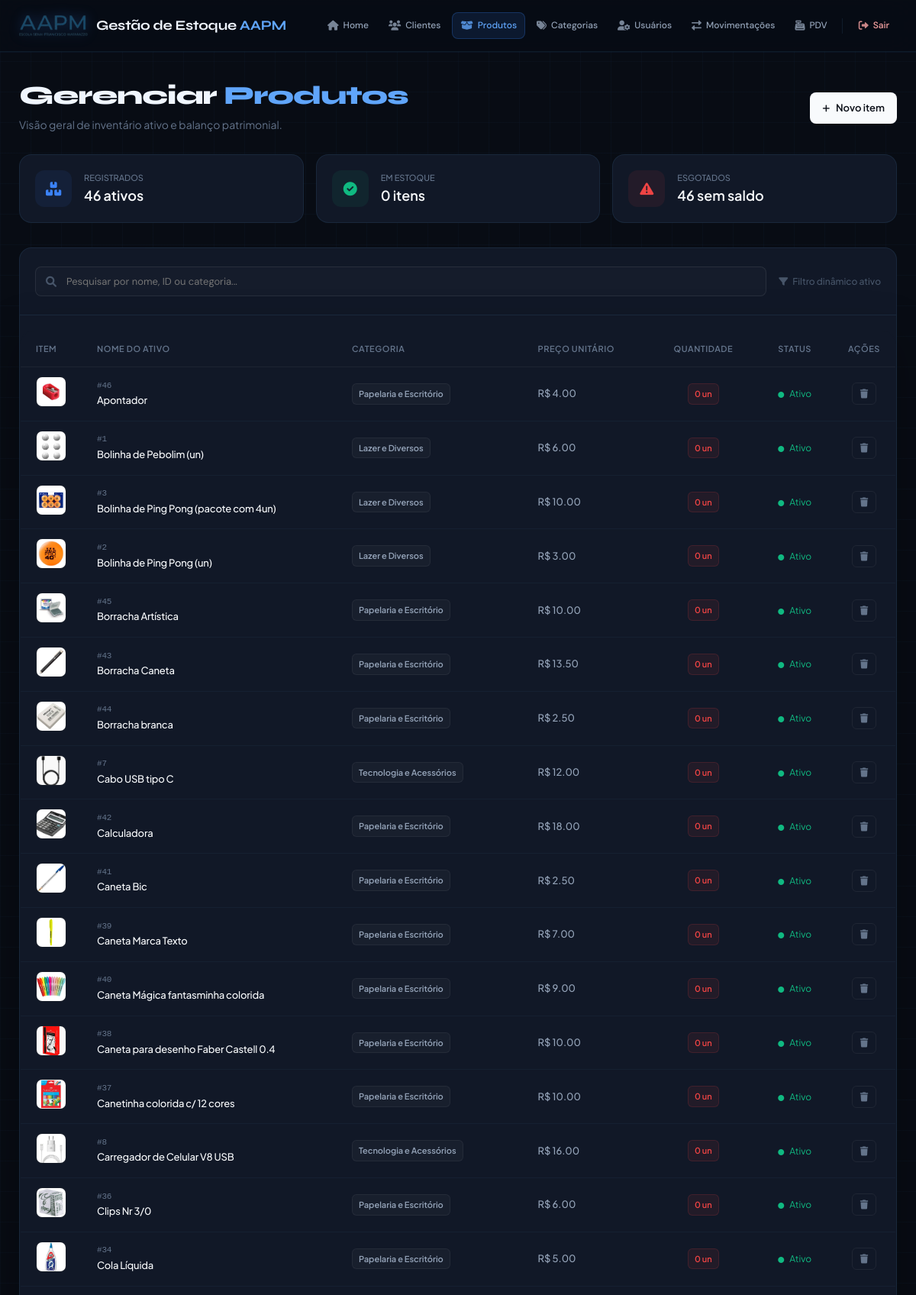
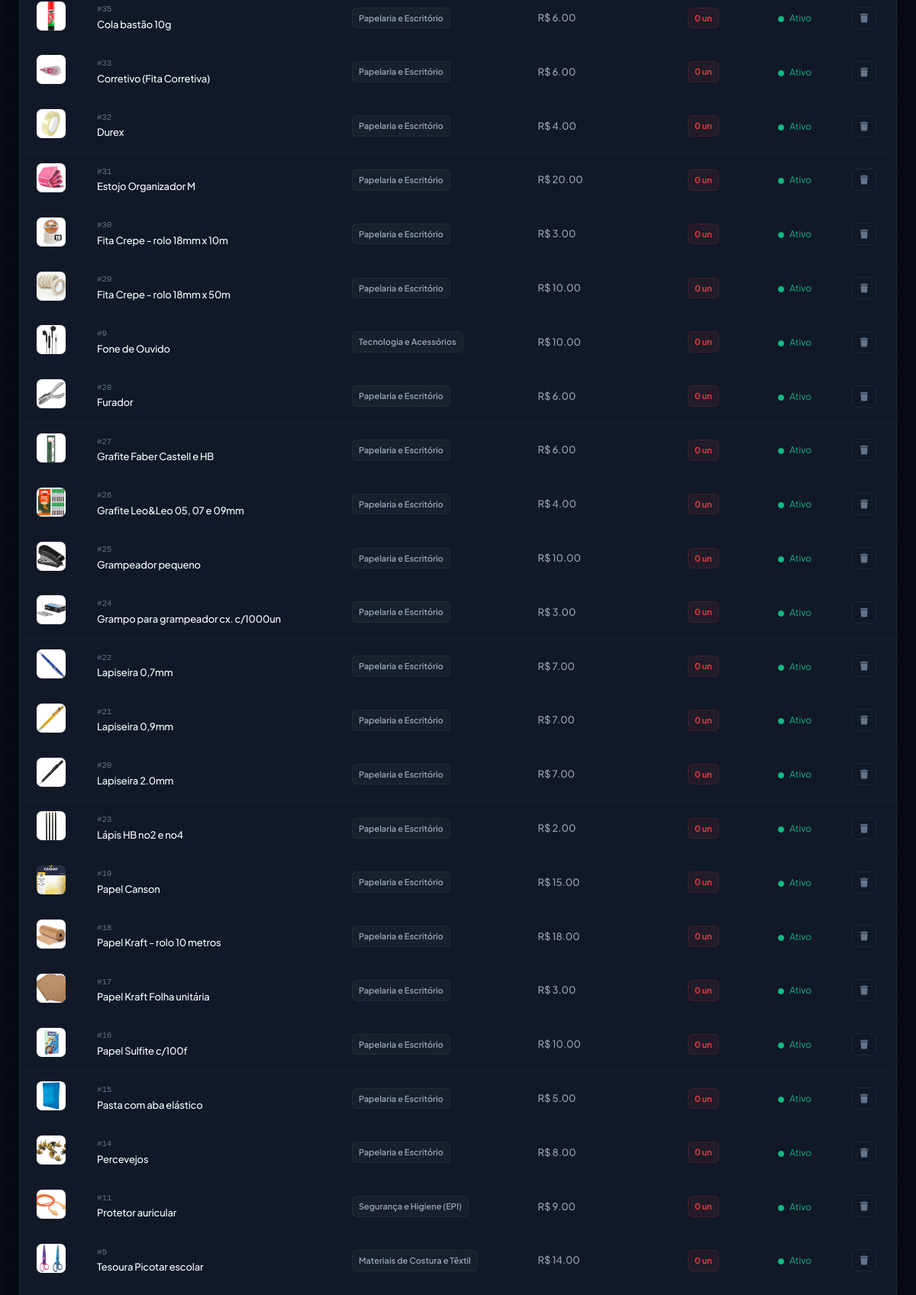
/produtos/ (signed in, upper part), run on the app's committed database (2 pictures, top to bottom).
### app/models/produto.py (models this page shows, shortened)
class Produto(Base):
    __tablename__ = "produtos"
    id = Column(Integer, primary_key=True, autoincrement=True, index=True)
    nome = Column(String(150), nullable=False, index=True, unique=True)
    preco = Column(Float, nullable=False, default=0.0)
    ativo = Column(Boolean, default=True)
    imagem_path = Column(String(255), nullable=True)
    categoria_id = Column(Integer, ForeignKey("categorias.id", ondelete="SET NULL"), nullable=True)
    categoria = relationship("Categoria", back_populates="produtos")
    variacoes = relationship("Variacao", back_populates="produto", cascade="all, delete-orphan")

### app/models/categoria.py (models this page shows, shortened)
class Categoria(Base):
    __tablename__ = "categorias"
    id = Column(Integer, primary_key=True, index=True)
    nome = Column(String(50), unique=True, nullable=False)
    descricao = Column(String(255), nullable=True)
    ativa = Column(Boolean, default=True)
    produtos = relationship("Produto", back_populates="categoria")

### app/controllers/produto_controller.py (the view)
@router.get("/")
def listar_produtos(
    request: Request,
    busca: str = "",
    categoria_id: int = 0,       # 0 = todas as categorias
    db: Session = Depends(get_db),
    usuario = Depends(get_usuario_logado)
):
    query = db.query(Produto).filter(Produto.ativo == True)
    if busca:
        query = query.filter(Produto.nome.ilike(f"%{busca}%"))
    if categoria_id:
        query = query.filter(Produto.categoria_id == categoria_id)
    produtos    = query.order_by(Produto.nome).all()
    categorias  = db.query(Categoria).filter(Categoria.ativa == True).all()
    return templates.TemplateResponse(
        request,
        "produtos/index.html",
        {
            "request":      request,
            "usuario":      usuario,
            "produtos":     produtos,
            "categorias":   categorias,
            "busca":        busca,
            "categoria_id": categoria_id,
        }
    )

### app/templates/produtos/index.html (shortened to what this page needs)
{% extends "base.html" %}
{% block content %}
<link rel="stylesheet" href="https://cdnjs.cloudflare.com/ajax/libs/font-awesome/6.0.0/css/all.min.css">
<div class="page-wrapper">
    <div class="catalog-container">
        <div style="display: flex; justify-content: space-between; align-items: center; margin-bottom: 28px;">
            <div>
                <h1
                    style="font-family: 'Syne', sans-serif; font-size: 34px; font-weight: 800; letter-spacing: -1px; color: #f0f6ff; margin: 0 0 10px 0; line-height: 1;">
                    Gerenciar <span style="color: #60a5fa;">Produtos</span>
                </h1>
                <p style="color: #64748b; font-size: 14px; margin: 0;">
                    Visão geral de inventário ativo e balanço patrimonial.
                </p>
            </div>
            <a href="/produtos/novo" class="btn-add">
                <i class="fas fa-plus" style="font-size: 11px;"></i>
                <span>Novo item</span>
            </a>
        </div>
        {% set total_itens = produtos|length %}
        {% set de_fora = namespace(qtd=0) %}
        {% for p in produtos %}{% if (p.estoque_atual|default(0)) == 0 %}{% set de_fora.qtd = de_fora.qtd + 1 %}{% endif
        %}{% endfor %}
        <div class="metrics-grid">
            <div class="metric-card">
                <div class="metric-icon" style="background: rgba(59, 130, 246, 0.08); color: #3b82f6;"><i
                        class="fas fa-boxes-stacked"></i></div>
                <div>
                    <span
                        style="display: block; color: #64748b; font-size: 11px; text-transform: uppercase; font-weight: 500;">Registrados</span>
                    <strong style="color: #f8fafc; font-size: 18px; font-weight: 600;">{{ total_itens }} ativos</strong>
                </div>
            </div>
            <div class="metric-card">
                <div class="metric-icon" style="background: rgba(16, 185, 129, 0.08); color: #10b981;"><i
                        class="fas fa-circle-check"></i></div>
                <div>
                    <span
                        style="display: block; color: #64748b; font-size: 11px; text-transform: uppercase; font-weight: 500;">Em
                        Estoque</span>
                    <strong style="color: #f8fafc; font-size: 18px; font-weight: 600;">{{ total_itens - de_fora.qtd }}
                        itens</strong>
                </div>
            </div>
            <div class="metric-card">
                <div class="metric-icon" style="background: rgba(239, 68, 68, 0.08); color: #ef4444;"><i
                        class="fas fa-triangle-exclamation"></i></div>
                <div>
                    <span
                        style="display: block; color: #64748b; font-size: 11px; text-transform: uppercase; font-weight: 500;">Esgotados</span>
                    <strong style="color: #f8fafc; font-size: 18px; font-weight: 600;">{{ de_fora.qtd }} sem
                        saldo</strong>
                </div>
            </div>
        </div>
        <div class="search-bar-container">
            <div class="search-wrapper">
                <i class="fas fa-magnifying-glass"></i>
                <input type="text" id="tableSearch" class="search-input"
                    placeholder="Pesquisar por nome, ID ou categoria...">
            </div>
            <div style="color: #475569; font-size: 12px; font-weight: 500;">
                <i class="fas fa-filter" style="margin-right: 4px;"></i> Filtro dinâmico ativo
            </div>
        </div>
        <div class="table-card">
            <div style="overflow-x: auto;">
                <table class="custom-table" id="productsTable">
                    <thead>
                        <tr>
                            <th style="width: 70px;">Item</th>
                            <th>Nome do Ativo</th>
                            <th>Categoria</th>
                            <th>Preço Unitário</th>
                            <th style="text-align: center;">Quantidade</th>
                            <th style="text-align: center;">Status</th>
                            <th style="text-align: center; width: 80px;" onclick="event.stopPropagation();">Ações</th>
                        </tr>
                    </thead>
                    <tbody>
                        {% for produto in produtos %}
                        <tr class="prod-row" onclick="window.location.href='/produtos/{{ produto.id }}/editar'">
                            <td>
                                <img src="{{ produto.imagem_url }}" alt="{{ produto.nome }}"
                                    style="width: 40px; height: 40px; border-radius: 8px; object-fit: cover; border: 1px solid rgba(255,255,255,0.05); background: rgba(0,0,0,0.2);">
                            </td>
                            <td style="font-weight: 500; letter-spacing: -0.2px;">
                                <span
                                    style="color: #64748b; font-size: 11px; font-family: monospace; display: block;">#{{
                                    produto.id }}</span>
                                {{ produto.nome }}
                            </td>
                            <td>
                                <span class="badge badge-category">
                                    {% if produto.categoria %}{{ produto.categoria.nome }}{% else %}—{% endif %}
                                </span>
                            </td>
                            <td style="color: #94a3b8; font-weight: 500;">
                                R$ {{ "%.2f"|format(produto.preco) }}
                            </td>
                            <td style="text-align: center;">
                                {% if (produto.estoque_atual | default(0)) == 0 %}
                                <span class="badge badge-danger">0 un</span>
                                {% elif (produto.estoque_atual | default(0)) < 10 %} <span class="badge badge-warning">
                                    {{ produto.estoque_atual }} un</span>
                                    {% else %}
                                    <span class="badge badge-success">{{ produto.estoque_atual }} un</span>
                                    {% endif %}
                            </td>
                            <td style="text-align: center;">
                                {% if produto.ativo %}
                                <span style="color: #10b981; font-size: 12px;"><i class="fas fa-circle"
                                        style="font-size: 8px; margin-right: 5px;"></i> Ativo</span>
                                {% else %}
                                <span style="color: #64748b; font-size: 12px;"><i class="fas fa-circle"
                                        style="font-size: 8px; margin-right: 5px;"></i> Inativo</span>
                                {% endif %}
                            </td>
                            <td style="text-align: center;" onclick="event.stopPropagation();">
                                <div style="display: inline-flex; gap: 6px;">
                                    <form method="POST" action="/produtos/{{ produto.id }}/desativar"
                                        style="display: inline;">
                                        <button type="submit" class="btn-action-disable" title="Remover item"
                                            onclick="return confirm('Tem certeza que deseja remover este produto da lista? Ele será desativado, mas o registro será mantido.');">
                                            <i class="fas fa-trash"></i>
                                        </button>
                                    </form>
                                </div>
                            </td>
                        </tr>
                        {% endfor %}
                    </tbody>
                </table>
            </div>
        </div>
    </div>
</div>
{% endblock %}

### app/templates/base.html (style rules this page uses)
:root { --bg-base: #080c14; --bg-surface: #0d1320; --bg-card: #111827; --bg-card-hover: #161f30; --border: rgba(99, 179, 237, 0.1); --border-hover: rgba(99, 179, 237, 0.28); --accent: #3b82f6; --accent-glow: rgba(59, 130, 246, 0.35); --accent-light: #60a5fa; --red: #ef4444; --red-glow: rgba(239, 68, 68, 0.3); --text-primary: #f0f6ff; --text-secondary:#94a3b8; --text-muted: #475569; --header-h: 68px; --radius: 12px; --radius-lg: 18px; --transition: 0.22s cubic-bezier(0.4, 0, 0.2, 1); --senai-blue: #0054a6; --senai-yellow: #ffcb05; }
*, *::before, *::after { margin: 0; padding: 0; box-sizing: border-box; }
html { scroll-behavior: smooth; }
body { font-family: 'DM Sans', sans-serif; background-color: var(--bg-base); color: var(--text-primary); line-height: 1.6; min-height: 100vh; display: flex; flex-direction: column; background-image: linear-gradient(rgba(59,130,246,0.03) 1px, transparent 1px), linear-gradient(90deg, rgba(59,130,246,0.03) 1px, transparent 1px); background-size: 40px 40px; }
h1 { font-family: 'Syne', sans-serif; font-size: 18px; font-weight: 700; letter-spacing: -0.3px; color: var(--text-primary); white-space: nowrap; }
h1 span { color: var(--accent-light); }
button, .btn { font-family: 'DM Sans', sans-serif; background: var(--accent); color: #fff; padding: 10px 22px; border: none; border-radius: 8px; cursor: pointer; font-weight: 600; font-size: 14px; transition: all var(--transition); position: relative; overflow: hidden; }
input, textarea, select { width: 100%; padding: 10px 14px; margin: 8px 0; background: var(--bg-card); border: 1px solid var(--border); border-radius: 8px; color: var(--text-primary); font-family: 'DM Sans', sans-serif; font-size: 14px; transition: border-color var(--transition), box-shadow var(--transition); outline: none; }
table { width: 100%; border-collapse: collapse; background: var(--bg-card); margin: 20px 0; border-radius: var(--radius-lg); overflow: hidden; border: 1px solid var(--border); }
table th { background: rgba(59, 130, 246, 0.08); color: var(--accent-light); padding: 14px 18px; text-align: left; font-size: 11px; font-weight: 700; text-transform: uppercase; letter-spacing: 0.08em; border-bottom: 1px solid var(--border); }
table td { padding: 13px 18px; border-bottom: 1px solid rgba(99, 179, 237, 0.05); color: var(--text-secondary); font-size: 14px; }
main > * { animation: fadeUp 0.4s ease both; }

### data on the page
Produto: imagem_url (picture), id "46", nome "Apontador", categoria.nome "Papelaria e Escritório", preco "4.00", shows "0 un", ativo True (drawn)
Produto: imagem_url (picture), id "1", nome "Bolinha de Pebolim (un)", categoria.nome "Lazer e Diversos", preco "6.00", shows "0 un", ativo True (drawn)
Produto: imagem_url (picture), id "3", nome "Bolinha de Ping Pong (pacote com 4un)", categoria.nome "Lazer e Diversos", preco "10.00", shows "0 un", ativo True (drawn)
Produto: imagem_url (picture), id "2", nome "Bolinha de Ping Pong (un)", categoria.nome "Lazer e Diversos", preco "3.00", shows "0 un", ativo True (drawn)
Produto: imagem_url (picture), id "45", nome "Borracha Artística", categoria.nome "Papelaria e Escritório", preco "10.00", shows "0 un", ativo True (drawn)
Produto: imagem_url (picture), id "43", nome "Borracha Caneta", categoria.nome "Papelaria e Escritório", preco "13.50", shows "0 un", ativo True (drawn)
Produto: imagem_url (picture), id "44", nome "Borracha branca", categoria.nome "Papelaria e Escritório", preco "2.50", shows "0 un", ativo True (drawn)
Produto: imagem_url (picture), id "7", nome "Cabo USB tipo C", categoria.nome "Tecnologia e Acessórios", preco "12.00", shows "0 un", ativo True (drawn)
Produto: imagem_url (picture), id "42", nome "Calculadora", categoria.nome "Papelaria e Escritório", preco "18.00", shows "0 un", ativo True (drawn)
Produto: imagem_url (picture), id "41", nome "Caneta Bic", categoria.nome "Papelaria e Escritório", preco "2.50", shows "0 un", ativo True (drawn)
Produto: imagem_url (picture), id "39", nome "Caneta Marca Texto", categoria.nome "Papelaria e Escritório", preco "7.00", shows "0 un", ativo True (drawn)
Produto: imagem_url (picture), id "40", nome "Caneta Mágica fantasminha colorida", categoria.nome "Papelaria e Escritório", preco "9.00", shows "0 un", ativo True (drawn)
Produto: imagem_url (picture), id "38", nome "Caneta para desenho Faber Castell 0.4", categoria.nome "Papelaria e Escritório", preco "10.00", shows "0 un", ativo True (drawn)
Produto: imagem_url (picture), id "37", nome "Canetinha colorida c/ 12 cores", categoria.nome "Papelaria e Escritório", preco "10.00", shows "0 un", ativo True (drawn)
Produto: imagem_url (picture), id "8", nome "Carregador de Celular V8 USB", categoria.nome "Tecnologia e Acessórios", preco "16.00", shows "0 un", ativo True (drawn)
Produto: imagem_url (picture), id "36", nome "Clips Nr 3/0", categoria.nome "Papelaria e Escritório", preco "6.00", shows "0 un", ativo True (drawn)
Produto: imagem_url (picture), id "34", nome "Cola Líquida", categoria.nome "Papelaria e Escritório", preco "5.00", shows "0 un", ativo True (drawn)
Produto: imagem_url (picture), id "35", nome "Cola bastão 10g", categoria.nome "Papelaria e Escritório", preco "6.00", shows "0 un", ativo True (drawn)
Produto: imagem_url (picture), id "33", nome "Corretivo (Fita Corretiva)", categoria.nome "Papelaria e Escritório", preco "6.00", shows "0 un", ativo True (drawn)
Produto: imagem_url (picture), id "32", nome "Durex", categoria.nome "Papelaria e Escritório", preco "4.00", shows "0 un", ativo True (drawn)
Produto: imagem_url (picture), id "31", nome "Estojo Organizador M", categoria.nome "Papelaria e Escritório", preco "20.00", shows "0 un", ativo True (drawn)
Produto: imagem_url (picture), id "30", nome "Fita Crepe - rolo 18mm x 10m", categoria.nome "Papelaria e Escritório", preco "3.00", shows "0 un", ativo True (drawn)
Produto: imagem_url (picture), id "29", nome "Fita Crepe - rolo 18mm x 50m", categoria.nome "Papelaria e Escritório", preco "10.00", shows "0 un", ativo True (drawn)
Produto: imagem_url (picture), id "9", nome "Fone de Ouvido", categoria.nome "Tecnologia e Acessórios", preco "10.00", shows "0 un", ativo True (drawn)
Produto: imagem_url (picture), id "28", nome "Furador", categoria.nome "Papelaria e Escritório", preco "6.00", shows "0 un", ativo True (drawn)
Produto: imagem_url (picture), id "27", nome "Grafite Faber Castell e HB", categoria.nome "Papelaria e Escritório", preco "6.00", shows "0 un", ativo True (drawn)
Produto: imagem_url (picture), id "26", nome "Grafite Leo&Leo 05, 07 e 09mm", categoria.nome "Papelaria e Escritório", preco "4.00", shows "0 un", ativo True (drawn)
Produto: imagem_url (picture), id "25", nome "Grampeador pequeno", categoria.nome "Papelaria e Escritório", preco "10.00", shows "0 un", ativo True (drawn)
Produto: imagem_url (picture), id "24", nome "Grampo para grampeador cx. c/1000un", categoria.nome "Papelaria e Escritório", preco "3.00", shows "0 un", ativo True (drawn)
Produto: imagem_url (picture), id "22", nome "Lapiseira 0,7mm", categoria.nome "Papelaria e Escritório", preco "7.00", shows "0 un", ativo True (drawn)
Produto: imagem_url (picture), id "21", nome "Lapiseira 0,9mm", categoria.nome "Papelaria e Escritório", preco "7.00", shows "0 un", ativo True (drawn)
Produto: imagem_url (picture), id "20", nome "Lapiseira 2.0mm", categoria.nome "Papelaria e Escritório", preco "7.00", shows "0 un", ativo True (drawn)
Produto: imagem_url (picture), id "23", nome "Lápis HB no2 e no4", categoria.nome "Papelaria e Escritório", preco "2.00", shows "0 un", ativo True (drawn)
Produto: imagem_url (picture), id "19", nome "Papel Canson", categoria.nome "Papelaria e Escritório", preco "15.00", shows "0 un", ativo True (drawn)
Produto: imagem_url (picture), id "18", nome "Papel Kraft - rolo 10 metros", categoria.nome "Papelaria e Escritório", preco "18.00", shows "0 un", ativo True (drawn)
Produto: imagem_url (picture), id "17", nome "Papel Kraft Folha unitária", categoria.nome "Papelaria e Escritório", preco "3.00", shows "0 un", ativo True (drawn)
Produto: imagem_url (picture), id "16", nome "Papel Sulfite c/100f", categoria.nome "Papelaria e Escritório", preco "10.00", shows "0 un", ativo True (drawn)
Produto: imagem_url (picture), id "15", nome "Pasta com aba elástico", categoria.nome "Papelaria e Escritório", preco "5.00", shows "0 un", ativo True (drawn)
Produto: imagem_url (picture), id "14", nome "Percevejos", categoria.nome "Papelaria e Escritório", preco "8.00", shows "0 un", ativo True (drawn)
Produto: imagem_url (picture), id "11", nome "Protetor auricular", categoria.nome "Segurança e Higiene (EPI)", preco "9.00", shows "0 un", ativo True (drawn)
Produto: imagem_url (picture), id "5", nome "Tesoura Picotar escolar", categoria.nome "Materiais de Costura e Têxtil", preco "14.00", shows "0 un", ativo True (drawn)

### other printed values
{{ total_itens }} "46"
{{ total_itens - de_fora.qtd }} "0"
{{ de_fora.qtd }} "46"
